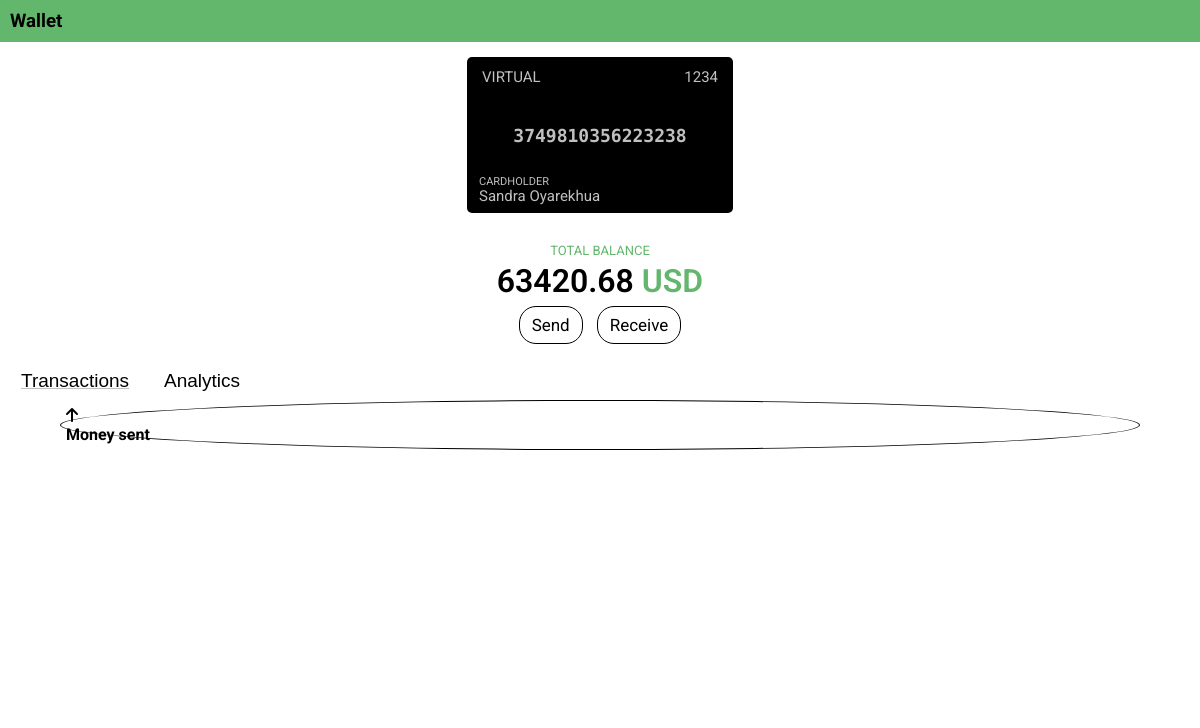
Before: /homepage (signed in) with the older database file.
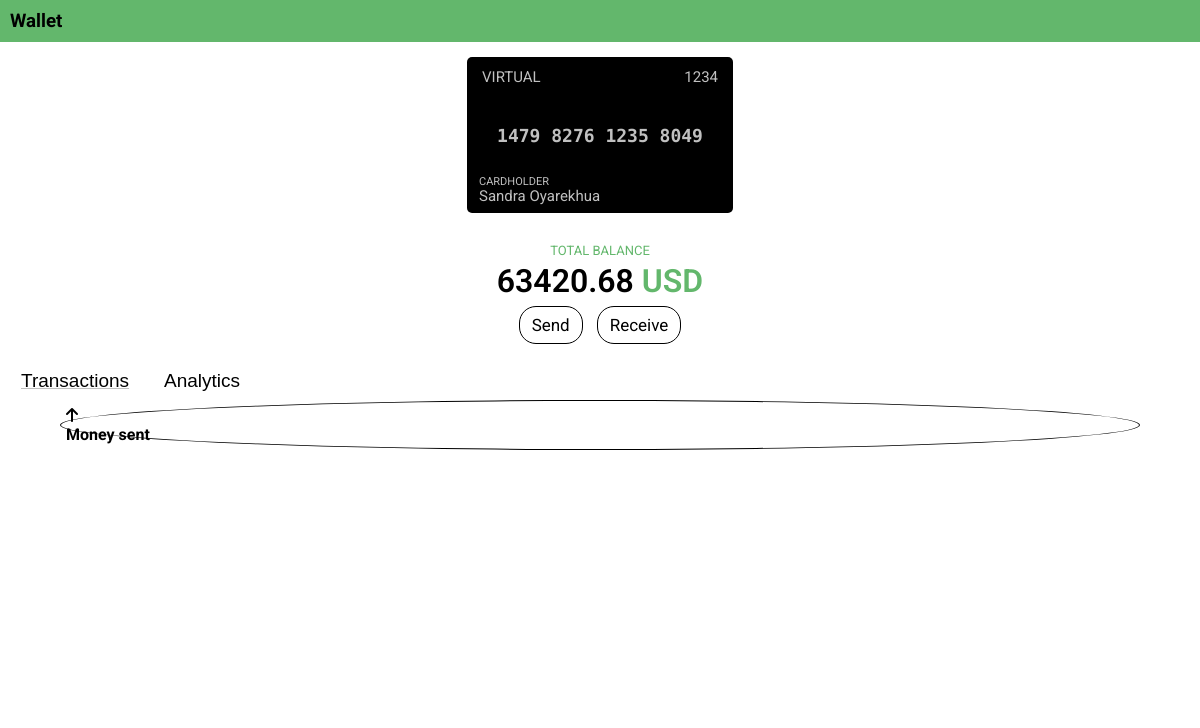
After: the same page with the newer database file.
### main.py (models this page shows, shortened)
class Users(db.Model):
    id = db.Column("id", db.Integer, primary_key=True)
    fullname = db.Column(db.String(50))
    username = db.Column(db.String(20), unique=True)
    email = db.Column(db.String(50), unique=True)
    password = db.Column(db.String(50))
    card_no = db.Column(db.Integer())

### main.py (the view)
@app.route('/homepage')
def homepage():
    user_id = request.cookies.get("user_id")
    if not user_id:
        return redirect(url_for("login"))
    user = Users.query.get(user_id)
    if not user:
        flash("User not found")
        return redirect(url_for("login"))
    username = user.username
    full_name = user.fullname
    card_no = user.card_no
    return render_template('homepage.html', username=username, full_name=full_name, card_no=card_no)

### templates/homepage.html (shortened to what this page needs)
<!DOCTYPE html>
<html lang="en">
<head>
    <link rel="stylesheet" type="text/css" href="{{ url_for('static', filename='homepage.css') }}">
</head>
<body>
    <div class="nav">
        <h3>Wallet</h3>
    </div>
    <div class="card">
        <p class="top">
            <span class="virtual">VIRTUAL</span>
            <span id="cvv">1234</span>
        </p>
        <p id="card-number">{{card_no}}</p>
        <p class="cardholder">CARDHOLDER</p>
        <p class="card-name">{{full_name}}</p>
    </div>
    <div class="balance">
        <p class="total">TOTAL BALANCE</p>
        <p class="currency">
            <span class="bal">63420.68</span>
            <span>USD</span>
        </p>
        <a href="{{url_for('send')}}" class="send">Send</a>
        <a href="{{url_for('receive')}}" class="receive">Receive</a>
    </div>
    <div class="footer">
        <button id="transactions">Transactions</button>
        <button id="analytics">Analytics</button>
        <div id="transactions-div">
            <div class="transaction">
                <div class="outgoing">
                    <i class="fa-solid fa-arrow-up" style="color: #000000;"></i>
                <div>
                <h4>Money sent</h4>
            </div>
        </div>
    </div>
</body>

Changed rows visible on the page:
changed Users "Sandra Oyarekhua": card_no "3749810356223238" → "1479 8276 1235 8049"
